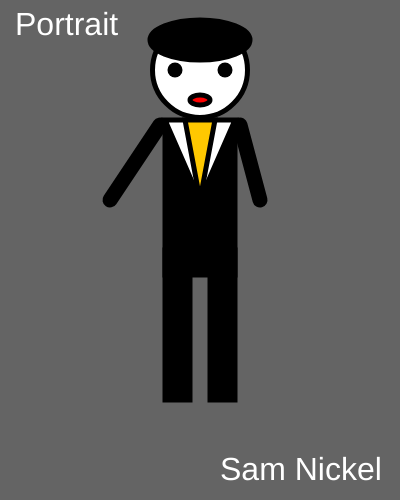
Frame 1 (no input)
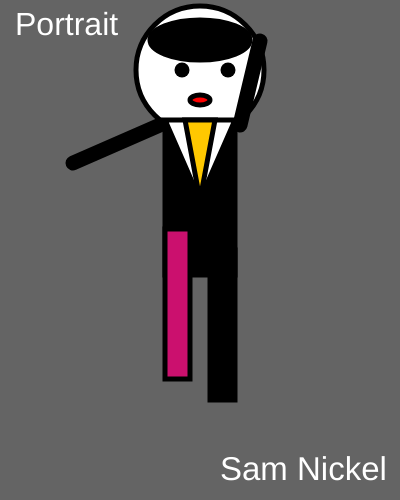
Frame 60 (no input)
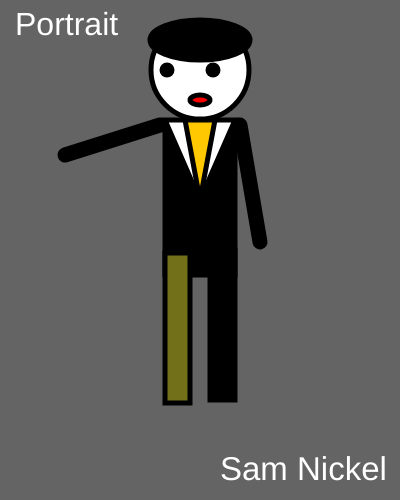
Frame 120 (the mouse pressed at the canvas centre since frame 60)

The p5.js sketch that drew these frames (run headless with seeded random() and noise() and a simulated clock; from frame 60 on, the mouse is pressed at the canvas centre):

// p5.js sketch
// ── sketch.js
var head = 95;
var headsize = 3;

//eyes
var leyex = 225;
var leyed = 1;

var reyex = 175;
var reyed = 1;

//left arm
var larmy = 200;
var larmd = 3;

//right arm
var rarmy = 200;
var rarmx = 110;
var rarmd = 3;

//legs
var rlegy = 250;
var rlegd = 3;

//name
var title = 32;
var titles = 1;
var count = 0;

var r = 0;
var g = 0;
var b = 0;

function setup() {
    createCanvas(400,500);
}

function draw() {
    background(100);

    //head
    strokeWeight(5);
    fill(255,255,255);
    circle(200,70,head);
    head+=headsize;
    if(head > 130 || head <60)
        {
            headsize *=-1;
        }

    //body
    fill(0,0,0);
    rect(165,125,70,150);

    fill(255,255,255);
    triangle(165, 120, 200, 200, 235, 120);

    fill(255,200,0);
    triangle(185, 120, 200, 200, 215, 120);

    fill(r,g,b);
    //legs
    rect(165,rlegy,25,150);
    rlegy+=rlegd;
    if(rlegy >= 275)
    {
        rlegd = floor(random(-1,-5));
        r = floor(random(1,256));
        g = floor(random(1,256));
        b = floor(random(1,256));
    }
    if(rlegy <= 180)
    {
        rlegd = floor(random(1,5));
        r = floor(random(1,256));
        g = floor(random(1,256));
        b = floor(random(1,256));
    }

    fill(0,0,0);
    rect(210,250,25,150);

    //hair
    ellipse(200,40,100,40);

    //mouth
    fill(255,0,0);
    ellipse(200,100,20,10);

    //eyes
    fill(255,255,255);
    strokeWeight(15);
    point(reyex, 70);
    reyex+=reyed;
    if(reyex >= 200)
    {
        reyed = floor(random(-1,-5));
    }
    if(reyex <= 160)
    {
        reyed = floor(random(1,5));
    }
    point(leyex, 70);
    leyex+=leyed;
    if(leyex >= 240)
    {
        leyed = floor(random(-1,-5));
    }
    if(leyex <= 200)
    {
        leyed = floor(random(1,5));
    }
    
    //right arm
    line(160, 125, rarmx, rarmy);
    rarmx+=rarmd;
    rarmy+=rarmd;
    if(rarmx >= 160)
    {
        rarmd = floor(random(-1,-5));
    }
    if(rarmx <= 35)
    {
        rarmd = floor(random(1,5));
    }

    //left arm
    line(240, 125, 260, larmy);
    larmy+=larmd;
    if(larmy >= 250)
    {
        larmd = floor(random(-1,-5));
    }
    if(larmy <= 25)
    {
        larmd = floor(random(1,5));
    }

    textSize(32);
    text('Portrait', 15, 35);
    textSize(title);
    text('Sam Nickel', 220, 480);
    title+=titles;
    count+=1;
    if(count > 5)
    {
        titles *= -1;
        count = 0;
    }
}

// ── main.html
<html>
  <head>
    <title>Portrait</title>
    <script src="https://cdnjs.cloudflare.com/ajax/libs/p5.js/1.1.9/p5.min.js"></script>
    <script src="sketch.js"></script>
  </head>
  <body style="background-color:black;">
  </body>
</html>
